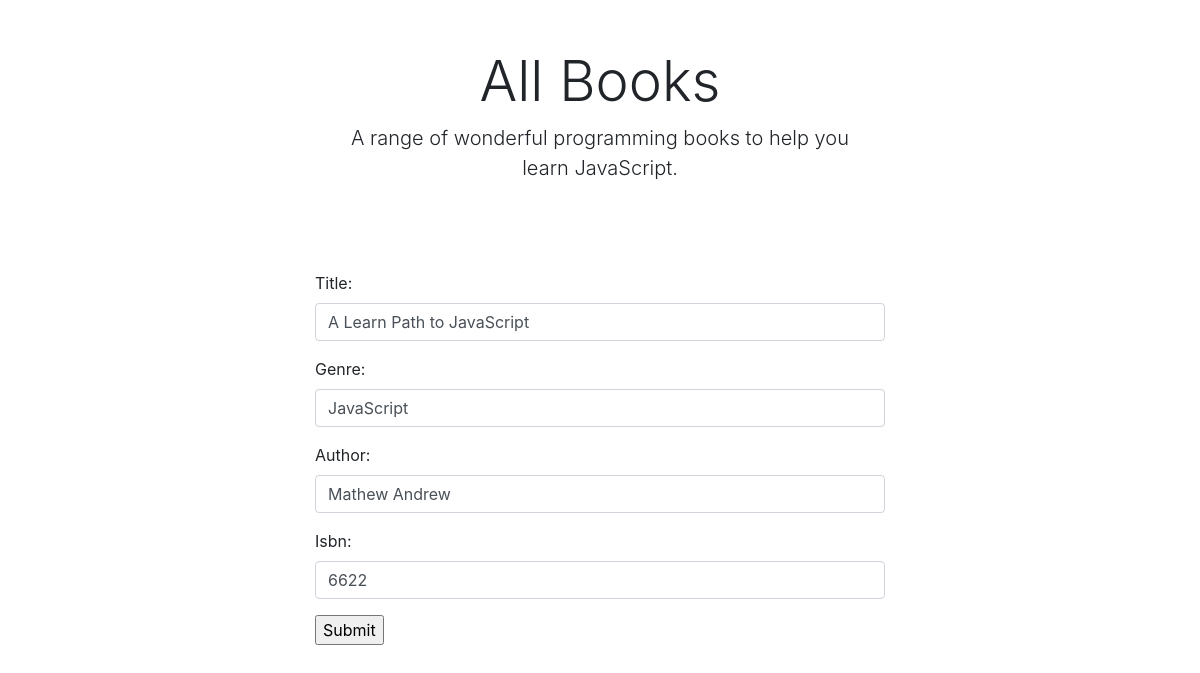
Page /books/a-learn-path-to-javascript/edit on the committed database.
### Books/models.py (models this page shows, shortened)
class Books(models.Model):
    title = models.CharField(max_length=100)
    slug = models.SlugField(null = True)
    genre = models.CharField(max_length=100)
    author = models.CharField(max_length=100)
    isbn = models.CharField(max_length=100)
    count = models.CharField(max_length=10)

### Books/views.py (the view)
# urls.py: path("<slug:slug>/edit", BookEditView.as_view(), name="book-edit")
class BookEditView(UpdateView):
    model = Books
    template_name = 'add.html'
    form_class = AddForm
    success_url = '/books/'

### Books/forms.py
class AddForm(forms.ModelForm):
    class Meta:
        model = Books
        fields = ('title', 'genre', 'author', 'isbn')
        widgets = {
            'title': forms.TextInput(attrs={'class': 'form-control'}),
            'genre': forms.TextInput(attrs={'class': 'form-control'}),
            'author': forms.TextInput(attrs={'class': 'form-control'}),
            'isbn': forms.TextInput(attrs={'class': 'form-control'}),
        }

### MyClass/templates/add.html (shortened to what this page needs)
{% extends "base.html" %}
{% block content %}
<div class="container" style="max-width:600px">
    <div class="px-3 py-3 pt-md-5 pb-md-4 mx-auto text-center">
        <h1 class="display-4">All Books</h1>
        <p class="lead">A range of wonderful programming books to help you learn JavaScript.</p>
    </div>
    <div class="py-5">
        <div class="row">
            <div class="col-12">
                <form method="post">
                    {{ form.as_p }}
                    <input type="submit">
                </form>
            </div>
        </div>
    </div>
</div>
{% endblock %}

### rows in the picture
Books: title "A Learn Path to JavaScript", genre "JavaScript", author "Mathew Andrew", isbn "6622"
